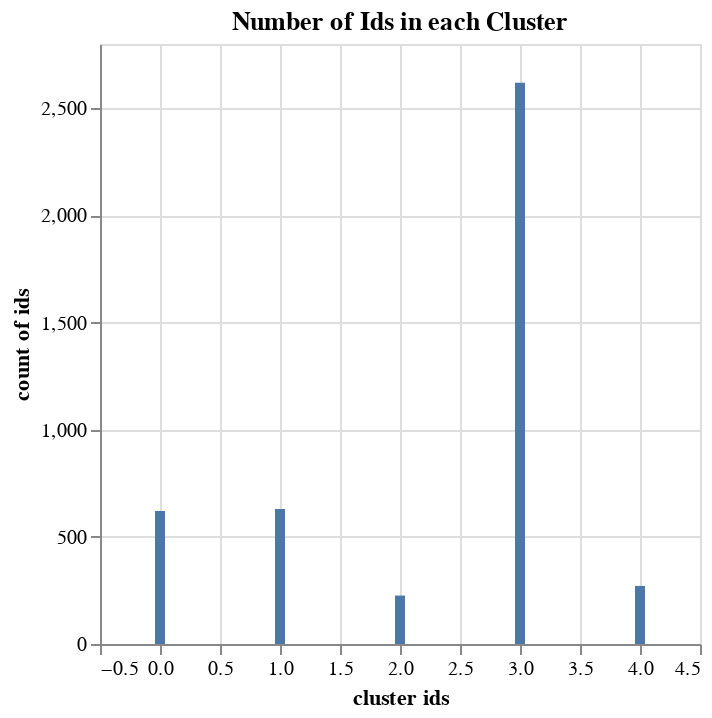

Write notebook code for a chart like this one.
### Code cell
%chart x=td_clusterid_kmeans,y=td_size_kmeans,typex=q,typey=q,labelx="cluster ids", labely="count of ids",type=bar,title="Number of Ids in each Cluster",height= 400,width=400

### Figure 1 — Vega-Lite specification as saved in the notebook (floating-point values rounded to 4 significant figures)
{"$schema": "https://vega.github.io/schema/vega-lite/v3.json", "data": {"format": {"type": "csv"}, "values": "\"td_clusterid_kmeans\",\"td_size_kmeans\"\n\"0\",\"621\"\n\"1\",\"630\"\n\"2\",\"226\"\n\"3\",\"2619\"\n\"4\",\"271\"\n\"\",\"\"\n\"\",\"\"\n\"\",\"\"\n\"\",\"\"\n\"\",\"\"\n"}, "encoding": {"x": {"axis": {"grid": true, "title": "cluster ids"}, "field": "td_clusterid_kmeans", "type": "quantitative"}, "y": {"axis": {"grid": true, "title": "count of ids"}, "field": "td_size_kmeans", "type": "quantitative"}}, "height": "400", "mark": {"color": "#4C78A8", "type": "bar"}, "title": "Number of Ids in each Cluster", "width": "400"}
